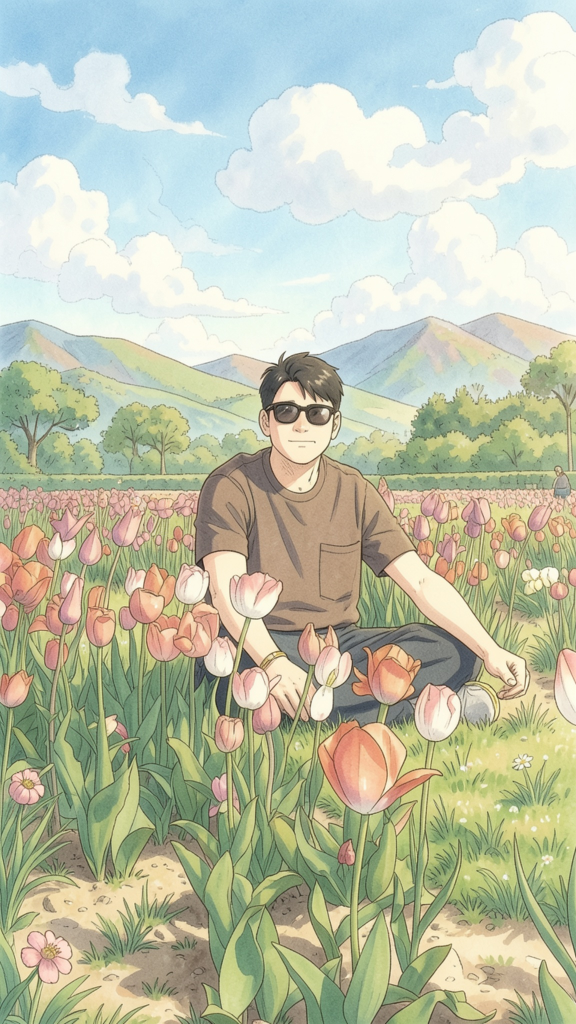
#> input picture assets/source-photo.jpg, 1152 x 2048 px (shown at 1/2 size)
$ python 01_recolor_shirt.py ../assets/source-photo.jpg out.png
#> lines starting #> are read from the running program, lines starting #| are printed output that depends on the picture; after the words box and inside, x2 and y2 are one past the last pixel; in counts of white or black regions, pixels touching at a corner belong together
#> further down, img is the input picture: shape (2048, 1152, 3); mean B, G, R 171.1, 194.1, 189.6
"""Recolor the shirt to vibrant red using a hand-drawn spatial polygon (not
color clustering), so skin/sunglasses/hair stay untouched. Hue is replaced
but original Value/shading is kept so folds/highlights look natural on the
new color.

Usage: python 01_recolor_shirt.py <source.jpg> [out.png]
"""
import sys

import cv2
import numpy as np

# Polygon traced against assets/source-photo.jpg's shirt silhouette
# (coords in the full 1152x2048 source image).
POLY = [
    (470, 910), (670, 915), (710, 940), (800, 955), (835, 1090),
    (810, 1200), (440, 1220), (390, 1090), (420, 950), (475, 925),
]

RED_HUE = 3          # OpenCV hue 0-179; near-pure red
SAT_BOOST = 1.35


def build_mask(shape) -> np.ndarray:
#> called with shape = (2048, 1152, 3)
    h, w = shape[:2]
    mask = np.zeros((h, w), dtype=np.uint8)
    pts = np.array(POLY, dtype=np.int32)
    cv2.fillPoly(mask, [pts], 255)
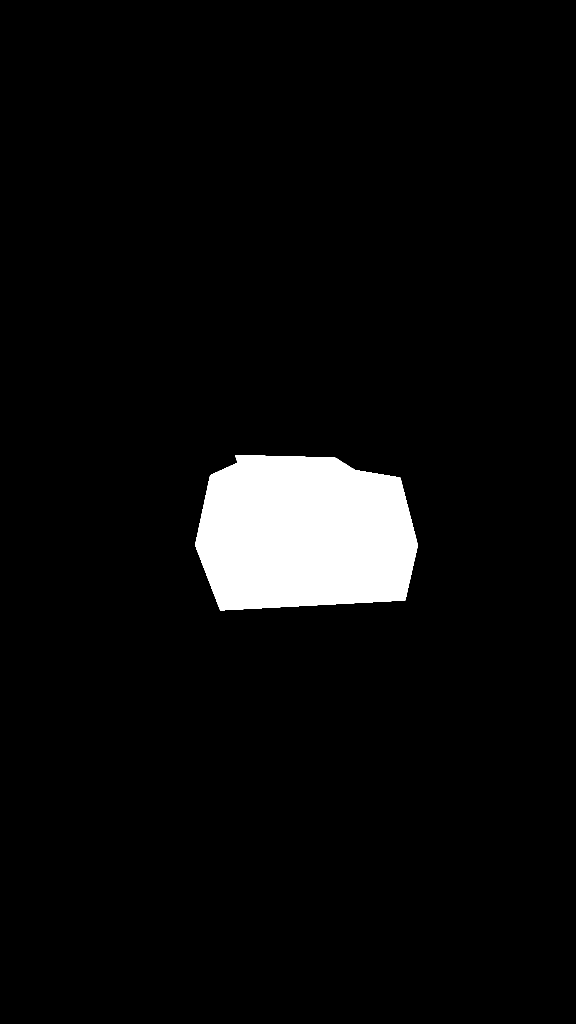
#> mask: shape (2048, 1152) (shown at 1/2 size); 4.9% white; 1 white region, box (x1, y1, x2, y2) and area: (390, 910, 836, 1221) 116496
    mask = cv2.GaussianBlur(mask, (7, 7), 0)
    return mask


def recolor(img: np.ndarray) -> np.ndarray:
    mask = build_mask(img.shape).astype(np.float32) / 255.0

    hsv = cv2.cvtColor(img, cv2.COLOR_BGR2HSV).astype(np.float32)
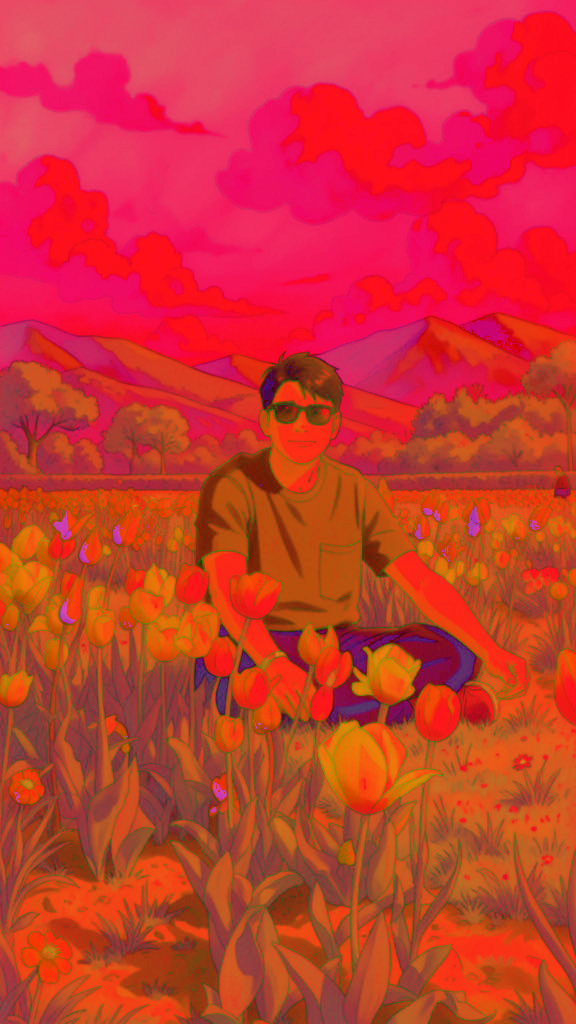
#> hsv: shape (2048, 1152, 3) float32 (shown at 1/2 size); mean B, G, R 48.3, 54.2, 204
    red_hsv = hsv.copy()
    red_hsv[:, :, 0] = RED_HUE
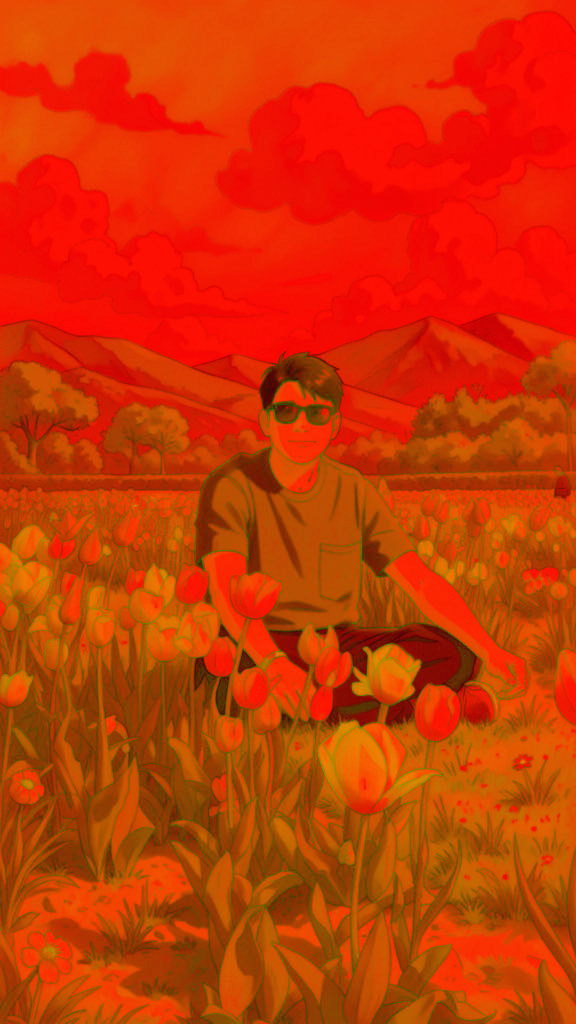
#> red_hsv: shape (2048, 1152, 3) float32 (shown at 1/2 size); mean B, G, R 3, 54.2, 204
    red_hsv[:, :, 1] = np.clip(red_hsv[:, :, 1] * SAT_BOOST, 0, 255)
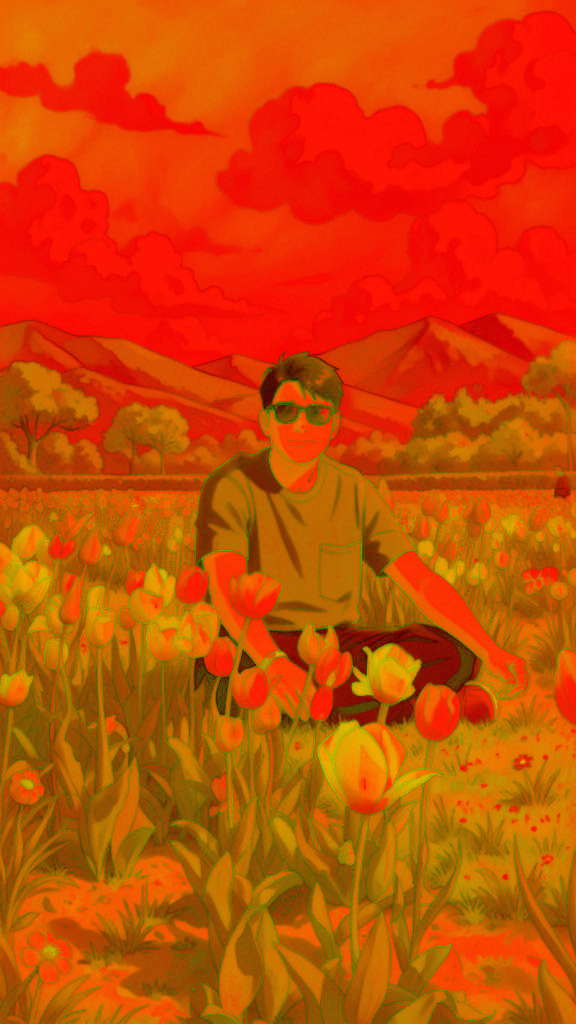
#> red_hsv: shape (2048, 1152, 3) float32 (shown at 1/2 size); mean B, G, R 3, 73.1, 204
    red_bgr = cv2.cvtColor(red_hsv.astype(np.uint8), cv2.COLOR_HSV2BGR).astype(np.float32)
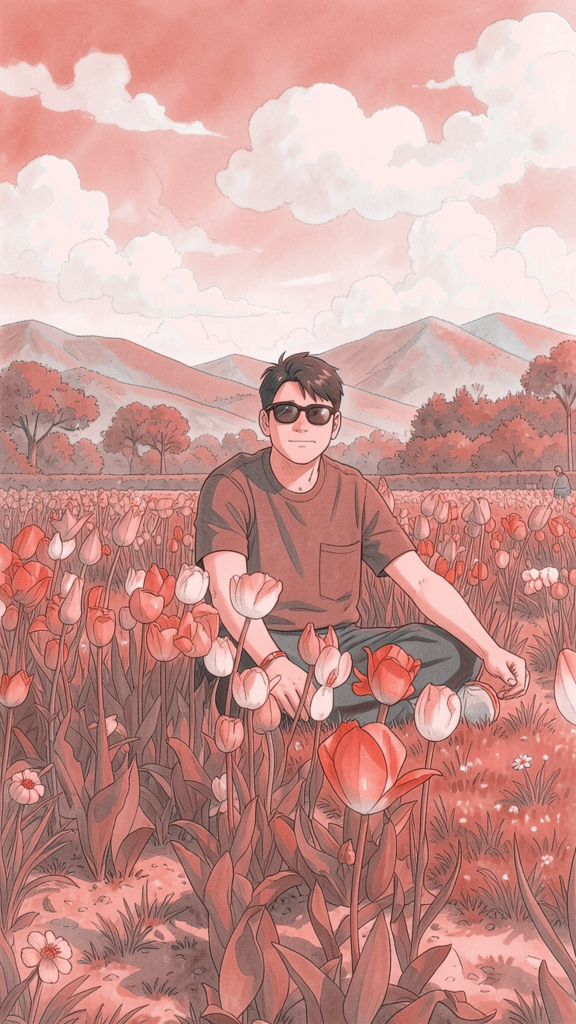
#> red_bgr: shape (2048, 1152, 3) float32 (shown at 1/2 size); mean B, G, R 148, 153.5, 204

    mask_3 = mask[:, :, None]
    out = img.astype(np.float32) * (1 - mask_3) + red_bgr * mask_3
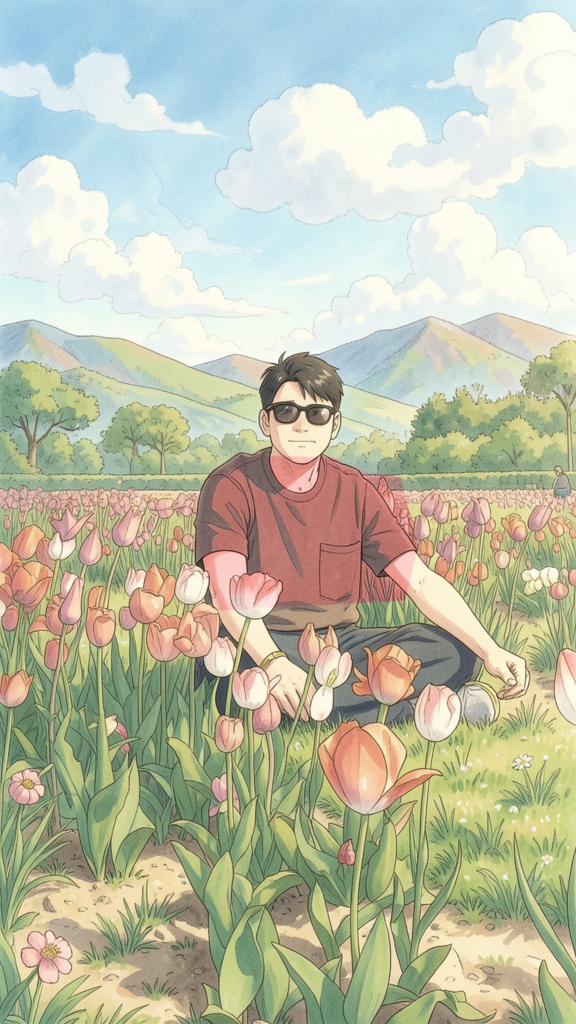
#> out: shape (2048, 1152, 3) float32 (shown at 1/2 size); mean B, G, R 170.2, 192.5, 189.9
    return out.astype(np.uint8)


if __name__ == "__main__":
    source = sys.argv[1]
    out = sys.argv[2] if len(sys.argv) > 2 else "shirt-red.png"
    img = cv2.imread(source)
    result = recolor(img)
    cv2.imwrite(out, result)
    print(f"wrote {out}")
